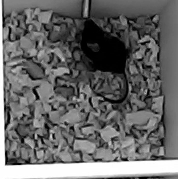
#> input picture unet/src/img/gray-0.png, 178 x 179 px
$ python -i postprocess-sleep-mouse.py   (imports and definitions only)   (older library calls are emulated)
#> lines starting #> are read from the running program, lines starting #| are printed output that depends on the picture; after the words box and inside, x2 and y2 are one past the last pixel; in counts of white or black regions, pixels touching at a corner belong together
#> further down, picture is the input picture: shape (179, 178, 3); min 0, max 255, mean 104.2
"""
Created on 16:20, Dec. 17th, 2020
Author: fassial
Filename: postprocess-sleep-mouse.py
"""
# dep
import os
import cv2
import numpy as np
import pandas as pd
import skimage.io as io
# local dep
import sys
DIR_ROOT = os.path.join(os.getcwd(), "..", "..")
DIR_SRC = os.path.join(DIR_ROOT, "src")
sys.path.append(DIR_SRC)
import UNet

# macro
PIC_POSTFIX = ".png"
CSV_POSTFIX = ".csv"
EXPR_CURR = "sleep-mouse"
MODEL_HDF5 = os.path.join(DIR_SRC, "unet-%s.hdf5")
DIR_DATA = os.path.join(DIR_ROOT, "data", EXPR_CURR)
DIR_DATA_GRAY = os.path.join(DIR_DATA, "gray_data")
DIR_OUTPUT = os.path.join(DIR_ROOT, "outputs")
# [1 line not run here, left out]
DIR_OUTPUT = os.path.join(DIR_OUTPUT, EXPR_CURR)
# [1 line not run here, left out]

# def get_pics func
# [9 lines left out: function get_pics, not called in this run]

# def cal_centroid func
def cal_centroid(img):
    # convert to gray
    img = img*255; img = img.astype(np.uint8)
#> after `img = img * 255`:
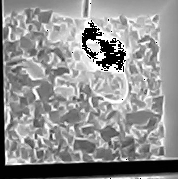
#> img: shape (179, 178, 3); min 0, max 255, mean 144.8
    _, img = cv2.threshold(img, img.max()/2, 255, cv2.THRESH_BINARY)
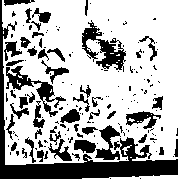
#> img: shape (179, 178, 3); 69.6% white; 158 black regions (108 under 20 px), largest, box (x1, y1, x2, y2) and area: (0, 0, 178, 179) 3830, (82, 20, 126, 72) 845, (6, 66, 66, 117) 709
    # cal contours
    _, thresh = cv2.threshold(img, 127, 255, 0, cv2.THRESH_BINARY_INV | cv2.THRESH_OTSU)
    if int(cv2.__version__.split(sep=".")[0]) <= 3:
        img_cnts, contours, _ = cv2.findContours(thresh, cv2.RETR_TREE, cv2.CHAIN_APPROX_NONE)
    else:
#> (the run stopped early here; a loop or call above may not have finished)
